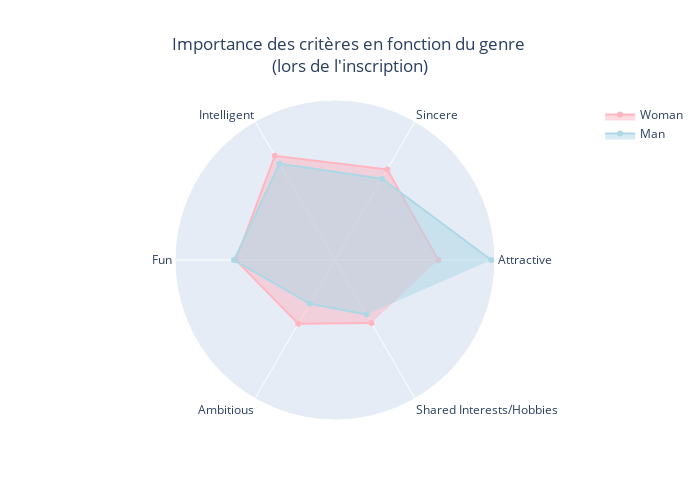

Notebook cell for this chart:
### Markdown cell above
##### Importance présumée

### Code cell
plot_attribute_expectations_per_genre(participant_df, ["attr1_1", "sinc1_1", "intel1_1", "fun1_1", "amb1_1", "shar1_1"], "Importance des critères en fonction du genre \n(lors de l'inscription)", palette_gender_label, "image_01.png")

### Figure 1 — Plotly figure (JSON) as saved in the notebook; plotly's stock layout.template omitted (floating-point values rounded to 4 significant figures)
{"data": [{"fill": "toself", "line": {"color": "lightpink"}, "name": "Woman", "r": [18.02, 18.22, 20.97, 17.3, 12.82, 12.7], "theta": ["Attractive", "Sincere", "Intelligent", "Fun", "Ambitious", "Shared Interests/Hobbies"], "type": "scatterpolar"}, {"fill": "toself", "line": {"color": "lightblue"}, "name": "Man", "r": [27.25, 16.38, 19.39, 17.6, 8.824, 10.98], "theta": ["Attractive", "Sincere", "Intelligent", "Fun", "Ambitious", "Shared Interests/Hobbies"], "type": "scatterpolar"}], "layout": {"height": 500, "polar": {"radialaxis": {"visible": false}}, "showlegend": true, "title": {"text": "Importance des critères en fonction du genre <br>(lors de l'inscription)", "x": 0.5}, "width": 700}}
